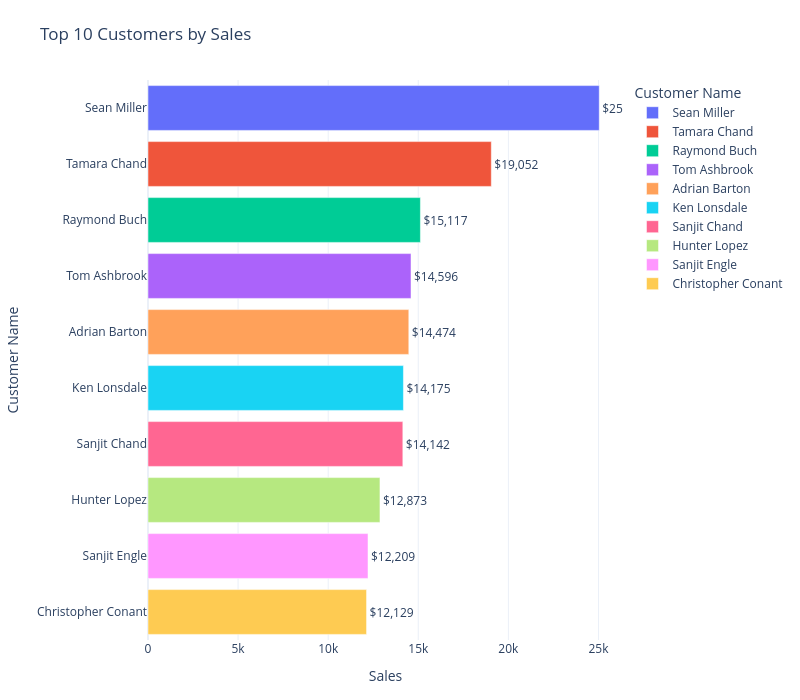

Source (notebook cell):
### Code cell
## Plotly
top_customers_plotly = ( df.groupby("Customer Name")["Sales"].sum()
      .reset_index().sort_values("Sales", ascending=False).head(10))
fig = px.bar(top_customers_plotly, x="Sales", y="Customer Name", color='Customer Name', orientation="h",
    text="Sales", title="Top 10 Customers by Sales")
fig.update_traces( texttemplate="$%{text:,.0f}", textposition="outside")
fig.update_layout( template="plotly_white", width=800, height=700, margin=dict(l=100, r=100, t=80, b=60),
   yaxis=dict(categoryorder="total ascending"))
fig.show();

### Figure 1 — Plotly figure (JSON) as saved in the notebook; plotly's stock layout.template omitted (floating-point values rounded to 4 significant figures)
{"data": [{"hovertemplate": "Customer Name=%{y}<br>Sales=%{text}<extra></extra>", "legendgroup": "Sean Miller", "marker": {"color": "#636efa", "pattern": {"shape": ""}}, "name": "Sean Miller", "orientation": "h", "showlegend": true, "text": [25040.0], "textposition": "outside", "texttemplate": "$%{text:,.0f}", "type": "bar", "x": [25040.0], "xaxis": "x", "y": ["Sean Miller"], "yaxis": "y"}, {"hovertemplate": "Customer Name=%{y}<br>Sales=%{text}<extra></extra>", "legendgroup": "Tamara Chand", "marker": {"color": "#EF553B", "pattern": {"shape": ""}}, "name": "Tamara Chand", "orientation": "h", "showlegend": true, "text": [19050.0], "textposition": "outside", "texttemplate": "$%{text:,.0f}", "type": "bar", "x": [19050.0], "xaxis": "x", "y": ["Tamara Chand"], "yaxis": "y"}, {"hovertemplate": "Customer Name=%{y}<br>Sales=%{text}<extra></extra>", "legendgroup": "Raymond Buch", "marker": {"color": "#00cc96", "pattern": {"shape": ""}}, "name": "Raymond Buch", "orientation": "h", "showlegend": true, "text": [15120.0], "textposition": "outside", "texttemplate": "$%{text:,.0f}", "type": "bar", "x": [15120.0], "xaxis": "x", "y": ["Raymond Buch"], "yaxis": "y"}, {"hovertemplate": "Customer Name=%{y}<br>Sales=%{text}<extra></extra>", "legendgroup": "Tom Ashbrook", "marker": {"color": "#ab63fa", "pattern": {"shape": ""}}, "name": "Tom Ashbrook", "orientation": "h", "showlegend": true, "text": [14600.0], "textposition": "outside", "texttemplate": "$%{text:,.0f}", "type": "bar", "x": [14600.0], "xaxis": "x", "y": ["Tom Ashbrook"], "yaxis": "y"}, {"hovertemplate": "Customer Name=%{y}<br>Sales=%{text}<extra></extra>", "legendgroup": "Adrian Barton", "marker": {"color": "#FFA15A", "pattern": {"shape": ""}}, "name": "Adrian Barton", "orientation": "h", "showlegend": true, "text": [14470.0], "textposition": "outside", "texttemplate": "$%{text:,.0f}", "type": "bar", "x": [14470.0], "xaxis": "x", "y": ["Adrian Barton"], "yaxis": "y"}, {"hovertemplate": "Customer Name=%{y}<br>Sales=%{text}<extra></extra>", "legendgroup": "Ken Lonsdale", "marker": {"color": "#19d3f3", "pattern": {"shape": ""}}, "name": "Ken Lonsdale", "orientation": "h", "showlegend": true, "text": [14180.0], "textposition": "outside", "texttemplate": "$%{text:,.0f}", "type": "bar", "x": [14180.0], "xaxis": "x", "y": ["Ken Lonsdale"], "yaxis": "y"}, {"hovertemplate": "Customer Name=%{y}<br>Sales=%{text}<extra></extra>", "legendgroup": "Sanjit Chand", "marker": {"color": "#FF6692", "pattern": {"shape": ""}}, "name": "Sanjit Chand", "orientation": "h", "showlegend": true, "text": [14140.0], "textposition": "outside", "texttemplate": "$%{text:,.0f}", "type": "bar", "x": [14140.0], "xaxis": "x", "y": ["Sanjit Chand"], "yaxis": "y"}, {"hovertemplate": "Customer Name=%{y}<br>Sales=%{text}<extra></extra>", "legendgroup": "Hunter Lopez", "marker": {"color": "#B6E880", "pattern": {"shape": ""}}, "name": "Hunter Lopez", "orientation": "h", "showlegend": true, "text": [12870.0], "textposition": "outside", "texttemplate": "$%{text:,.0f}", "type": "bar", "x": [12870.0], "xaxis": "x", "y": ["Hunter Lopez"], "yaxis": "y"}, {"hovertemplate": "Customer Name=%{y}<br>Sales=%{text}<extra></extra>", "legendgroup": "Sanjit Engle", "marker": {"color": "#FF97FF", "pattern": {"shape": ""}}, "name": "Sanjit Engle", "orientation": "h", "showlegend": true, "text": [12210.0], "textposition": "outside", "texttemplate": "$%{text:,.0f}", "type": "bar", "x": [12210.0], "xaxis": "x", "y": ["Sanjit Engle"], "yaxis": "y"}, {"hovertemplate": "Customer Name=%{y}<br>Sales=%{text}<extra></extra>", "legendgroup": "Christopher Conant", "marker": {"color": "#FECB52", "pattern": {"shape": ""}}, "name": "Christopher Conant", "orientation": "h", "showlegend": true, "text": [12130.0], "textposition": "outside", "texttemplate": "$%{text:,.0f}", "type": "bar", "x": [12130.0], "xaxis": "x", "y": ["Christopher Conant"], "yaxis": "y"}], "layout": {"barmode": "relative", "height": 700, "legend": {"title": {"text": "Customer Name"}, "tracegroupgap": 0}, "margin": {"b": 60, "l": 100, "r": 100, "t": 80}, "title": {"text": "Top 10 Customers by Sales"}, "width": 800, "xaxis": {"anchor": "y", "domain": [0, 1], "title": {"text": "Sales"}}, "yaxis": {"anchor": "x", "categoryarray": ["Christopher Conant", "Sanjit Engle", "Hunter Lopez", "Sanjit Chand", "Ken Lonsdale", "Adrian Barton", "Tom Ashbrook", "Raymond Buch", "Tamara Chand", "Sean Miller"], "categoryorder": "total ascending", "domain": [0, 1], "title": {"text": "Customer Name"}}}}
